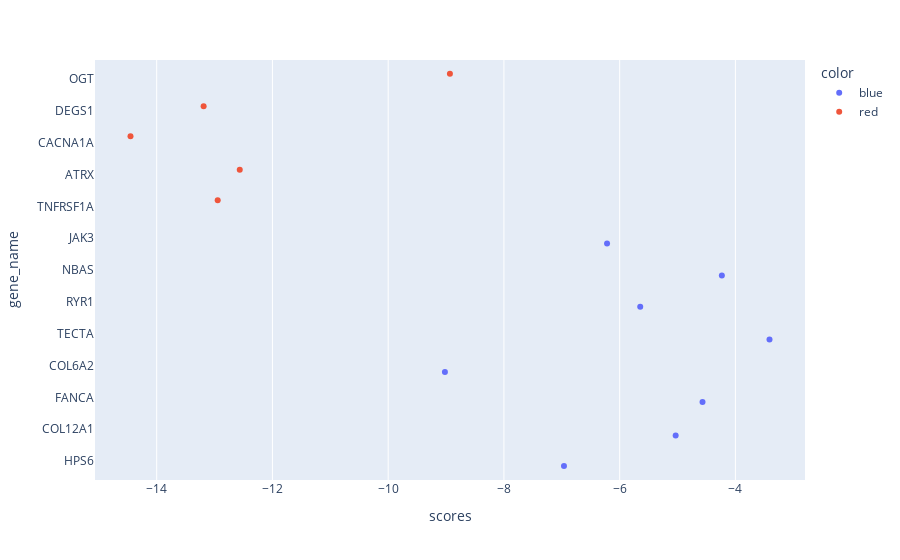

The code cell stored with this chart in its notebook:
### Code cell
# plot the conflicts
fig = px.strip(df, x='scores', y='gene_name', color='color',
               hover_name='uniprot_accession',
               hover_data={'uniprot_accession': False,
                           'models': True,
                           'labels':True,
                           'locations':True,
                           'scores': True})
fig.show()

### Figure 1 — Plotly figure (JSON) as saved in the notebook; plotly's stock layout.template omitted (floating-point values rounded to 4 significant figures)
{"data": [{"alignmentgroup": "True", "boxpoints": "all", "customdata": [["Q86YV9", "esm1b", "Likely Benign", "R_651_W"], ["Q99715", "esm1b", "Benign", "P_3022_S"], ["O15360", "esm1b", "Likely Benign", "D_694_N"], ["P12110", "esm1b", "Likely Benign", "E_846_K"], ["O75443", "esm1b", "Likely Benign", "P_1791_R"], ["P21817", "esm1b", "Likely Benign", "V_440_I"], ["A2RRP1", "esm1b", "Likely Benign", "R_1408_C"], ["P52333", "esm1b", "Likely Benign", "R_451_Q"]], "fillcolor": "rgba(255,255,255,0)", "hoveron": "points", "hovertemplate": "<b>%{hovertext}</b><br><br>color=blue<br>scores=%{x}<br>gene_name=%{y}<br>models=%{customdata[1]}<br>labels=%{customdata[2]}<br>locations=%{customdata[3]}<extra></extra>", "hovertext": ["Q86YV9", "Q99715", "O15360", "P12110", "O75443", "P21817", "A2RRP1", "P52333"], "legendgroup": "blue", "line": {"color": "rgba(255,255,255,0)"}, "marker": {"color": "#636efa"}, "name": "blue", "offsetgroup": "blue", "orientation": "h", "pointpos": 0, "showlegend": true, "x": [-6.962, -5.032, -4.568, -9.02, -3.411, -5.645, -4.234, -6.218], "x0": " ", "xaxis": "x", "y": ["HPS6", "COL12A1", "FANCA", "COL6A2", "TECTA", "RYR1", "NBAS", "JAK3"], "y0": " ", "yaxis": "y", "type": "box"}, {"alignmentgroup": "True", "boxpoints": "all", "customdata": [["P19438", "esm1b", "Pathogenic", "N_94_K"], ["P46100", "esm1b", "Pathogenic", "P_190_L"], ["O00555", "esm1b", "Pathogenic", "D_714_G"], ["O15121", "esm1b", "Pathogenic", "N_189_D"], ["O15294", "esm1b", "Pathogenic", "E_498_G"]], "fillcolor": "rgba(255,255,255,0)", "hoveron": "points", "hovertemplate": "<b>%{hovertext}</b><br><br>color=red<br>scores=%{x}<br>gene_name=%{y}<br>models=%{customdata[1]}<br>labels=%{customdata[2]}<br>locations=%{customdata[3]}<extra></extra>", "hovertext": ["P19438", "P46100", "O00555", "O15121", "O15294"], "legendgroup": "red", "line": {"color": "rgba(255,255,255,0)"}, "marker": {"color": "#EF553B"}, "name": "red", "offsetgroup": "red", "orientation": "h", "pointpos": 0, "showlegend": true, "x": [-12.95, -12.56, -14.45, -13.19, -8.933], "x0": " ", "xaxis": "x", "y": ["TNFRSF1A", "ATRX", "CACNA1A", "DEGS1", "OGT"], "y0": " ", "yaxis": "y", "type": "box"}], "layout": {"xaxis": {"anchor": "y", "domain": [0.0, 1.0], "title": {"text": "scores"}}, "yaxis": {"anchor": "x", "domain": [0.0, 1.0], "title": {"text": "gene_name"}}, "legend": {"title": {"text": "color"}, "tracegroupgap": 0}, "margin": {"t": 60}, "boxmode": "group"}}
